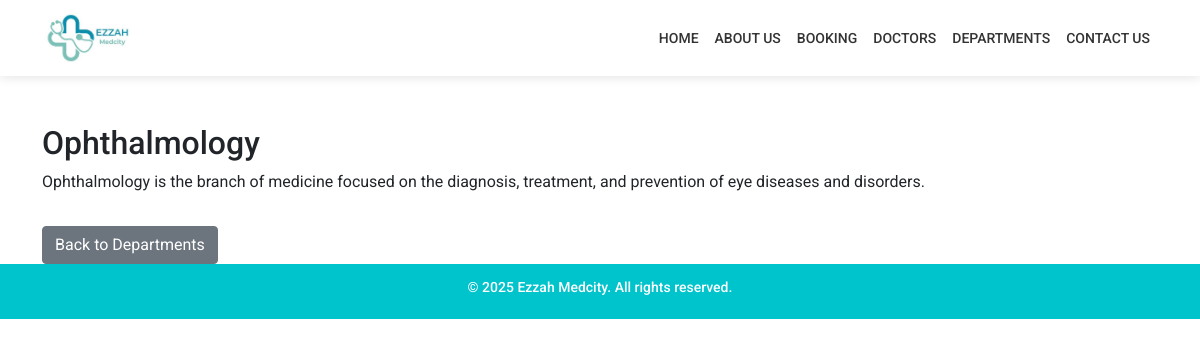
/departments/6/, run on the app's committed database.
### Home/models.py (models this page shows, shortened)
class Departments(models.Model):
    dep_name = models.CharField(max_length=100)
    dep_description = models.TextField()
    icon = models.ImageField(upload_to='department_icons/', blank=True, null=True)

### Home/views.py (the view)
# urls.py: path('departments/<int:id>/', views.department_detail, name='department_detail'),
def department_detail(request, id):
    department = get_object_or_404(Departments, id=id)
    return render(request, 'department_detail.html', {'department': department})

### Templates/department_detail.html (shortened to what this page needs)
{% extends 'base.html' %}
{% block content %}
<div class="container mt-5">
    <h2>{{ department.dep_name }}</h2>
    <p>{{ department.dep_description }}</p>
    <a href="{% url 'departments' %}" class="btn btn-secondary mt-3">Back to Departments</a>
</div>
{% endblock %}

### Templates/base.html (style rules this page uses)
body { font-family: 'Roboto', sans-serif; margin: 0; padding: 0; }

### data on the page
Departments: dep_name "Ophthalmology", dep_description "Ophthalmology is the branch of medicine focused on the diagnosis, treatment, and prevention of eye diseases and disorders."
